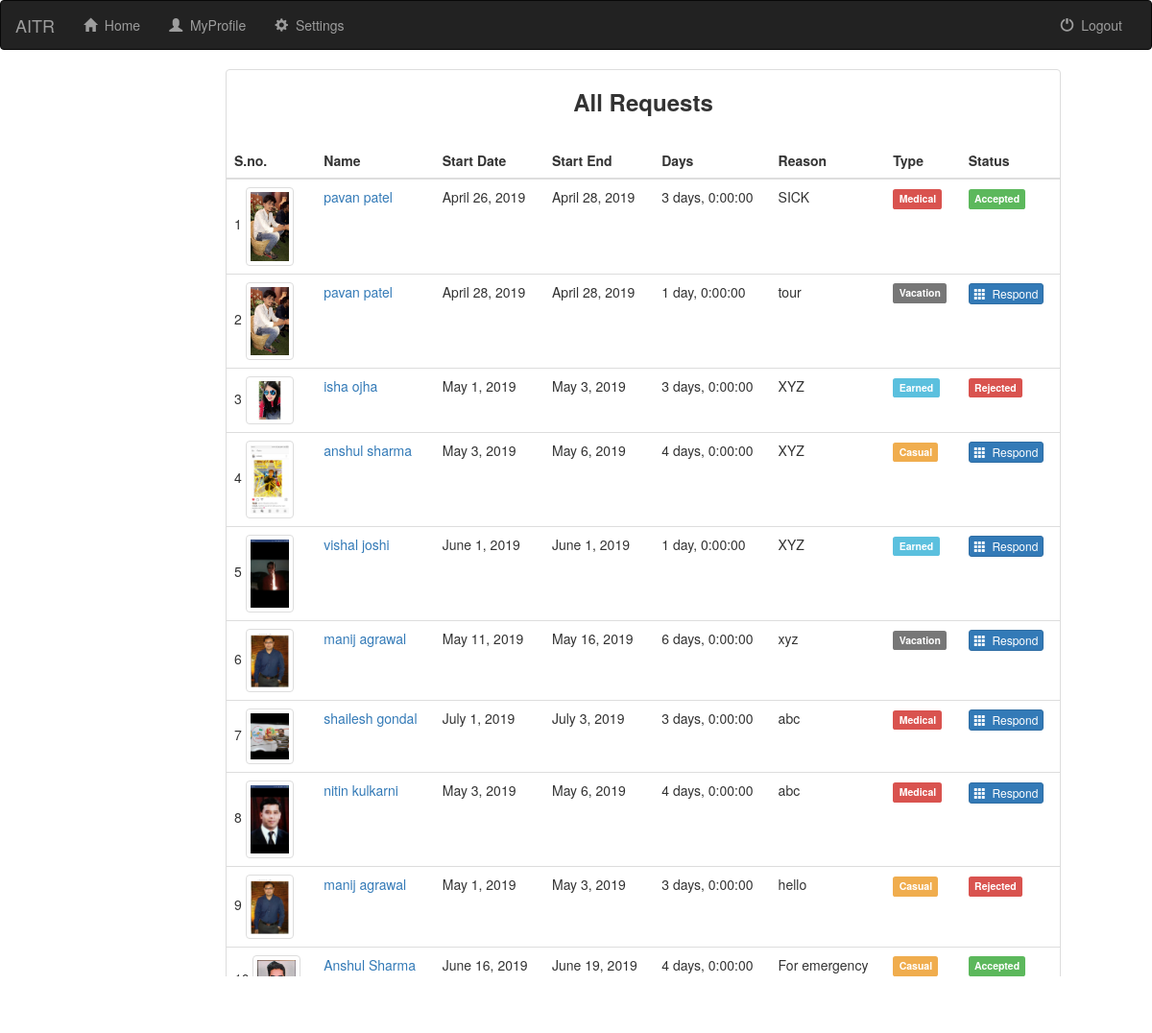
/RequestList, run on the app's committed database.
### SIS/models.py (models this page shows, shortened)
class LeaveRequest(models.Model):
    faculty=models.ForeignKey(to=Faculty, related_name="request", null=True, blank=True)
    start=models.DateField(default=timezone.now)
    end=models.DateField(default=timezone.now)
    type=models.IntegerField(
        choices=((1,"Medical"),(2,'Casual'),(3,'Earned'),(4,'Vacation')),
        default=3,
        )
    status=models.IntegerField(
        choices=((1,"Accepted"),(2,'Rejected'),(3,'Pending')),
        default=3,
        )
    reason=models.CharField(max_length=900)
    verdict=models.CharField(max_length=900,null=True)
    def days(self):
        days = self.end-self.start + timedelta(1)
        return days

class Faculty(models.Model):
    user=models.OneToOneField(User,on_delete=models.CASCADE,null=True)
    photo=models.FileField()
    specialization=models.CharField(max_length=100)

### SIS/views.py (the view)
# urls.py: url(r'^RequestList$', RequestList.as_view(), name='RequestList'),
class RequestList(ListView):
    context_object_name = 'request'
    template_name='RequestList.html'
    def get_queryset(self):
        return LeaveRequest.objects.all()

### Templates/RequestList.html (shortened to what this page needs)
{% extends 'base.html' %}
{% load staticfiles %}
{% block body %}
<div class="col-sm-8 col-md-9" style="margin-left: 220px">
	<div class="panel panel-default">
		<h3 align="center"><strong>All Requests</strong></h3>
		<br>
		<table class="table">
			<thead>
				<tr>
					<th>S.no.</th>
					<th>Name</th>
					<th>Start Date</th>
					<th>Start End</th>
					<th>Days</th>
					<th>Reason</th>
					<th>Type</th>
					<th>Status</th>
				</tr>
			</thead>
			<tbody>
				{% for r in request %}
				<tr>
					<td>
						{{ forloop.counter }} {%if r.faculty.photo %} <img src="{{ r.faculty.photo.url }}" class="img-thumbnail" width="50px" height="50px"> {% endif%}
					</td>
					<td> <a target="_blank" href="{% url 'detail' r.faculty.user.username %}"> {{ r.faculty.user.first_name }} {{ r.faculty.user.last_name }} </a> </td>
					<td>
						{{ r.start }}
					</td>
					<td>
						{{ r.end }}
					</td>
					<td>
						{{ r.days }}
					</td>
					<td>
						{{ r.reason }}
					</td>
					<td>
						{%if r.type == 3 %}
						<span class="label label-info">Earned</span>
						{%elif r.type == 1 %}
						<span class="label label-danger">Medical</span>
						{%elif r.type == 2 %}
						<span class="label label-warning">Casual</span>
						{%elif r.type == 4 %}
						<span class="label label-default">Vacation</span>
						{% endif %}
					</td>
					<td>
						{%if r.status == 3 %}
						<button type="button" class="btn btn-primary btn-xs" data-toggle="modal" data-target="#myModal" onclick='overlay({{r.id}})'><span class="glyphicon glyphicon-th"></span>&nbsp; Respond</button>
						{%elif r.status == 1 %}
						<span class="label label-success">Accepted</span>
						{%elif r.status == 2 %}
						<span class="label label-danger">Rejected</span>
						{% endif %}
					</td>
				</tr>
				{% endfor %}
			</tbody>
		</table>
	</div>
</div>
{% endblock %}

### Templates/base.html (style rules this page uses)
body { margin: 0; padding: 0; background-image: url("https://res.cloudinary.com/dejzo3x6l/image/upload/v1462601848/login%20page%20design/material-design-1080p-wallpaper_1.jpg"); background-attachment: fixed; background-size: cover; background-image: no-repeat; }

### data on the page
LeaveRequest: faculty.photo (picture), faculty.user.first_name "pavan", faculty.user.last_name "patel", start "April 26, 2019", end "April 28, 2019", days "3 days, 0:00:00", reason "SICK", type "Medical", status "Accepted"
LeaveRequest: faculty.photo (picture), faculty.user.first_name "pavan", faculty.user.last_name "patel", start "April 28, 2019", end "April 28, 2019", days "1 day, 0:00:00", reason "tour", type "Vacation"
LeaveRequest: faculty.photo (picture), faculty.user.first_name "isha", faculty.user.last_name "ojha", start "May 1, 2019", end "May 3, 2019", days "3 days, 0:00:00", reason "XYZ", type "Earned", status "Rejected"
LeaveRequest: faculty.photo (picture), faculty.user.first_name "anshul", faculty.user.last_name "sharma", start "May 3, 2019", end "May 6, 2019", days "4 days, 0:00:00", reason "XYZ", type "Casual"
LeaveRequest: faculty.photo (picture), faculty.user.first_name "vishal", faculty.user.last_name "joshi", start "June 1, 2019", end "June 1, 2019", days "1 day, 0:00:00", reason "XYZ", type "Earned"
LeaveRequest: faculty.photo (picture), faculty.user.first_name "manij", faculty.user.last_name "agrawal", start "May 11, 2019", end "May 16, 2019", days "6 days, 0:00:00", reason "xyz", type "Vacation"
LeaveRequest: faculty.photo (picture), faculty.user.first_name "shailesh", faculty.user.last_name "gondal", start "July 1, 2019", end "July 3, 2019", days "3 days, 0:00:00", reason "abc", type "Medical"
LeaveRequest: faculty.photo (picture), faculty.user.first_name "nitin", faculty.user.last_name "kulkarni", start "May 3, 2019", end "May 6, 2019", days "4 days, 0:00:00", reason "abc", type "Medical"
LeaveRequest: faculty.photo (picture), faculty.user.first_name "manij", faculty.user.last_name "agrawal", start "May 1, 2019", end "May 3, 2019", days "3 days, 0:00:00", reason "hello", type "Casual", status "Rejected"
LeaveRequest: faculty.photo (picture), faculty.user.first_name "Anshul", faculty.user.last_name "Sharma", start "June 16, 2019", end "June 19, 2019", days "4 days, 0:00:00", reason "For emergency", type "Casual", status "Accepted"
